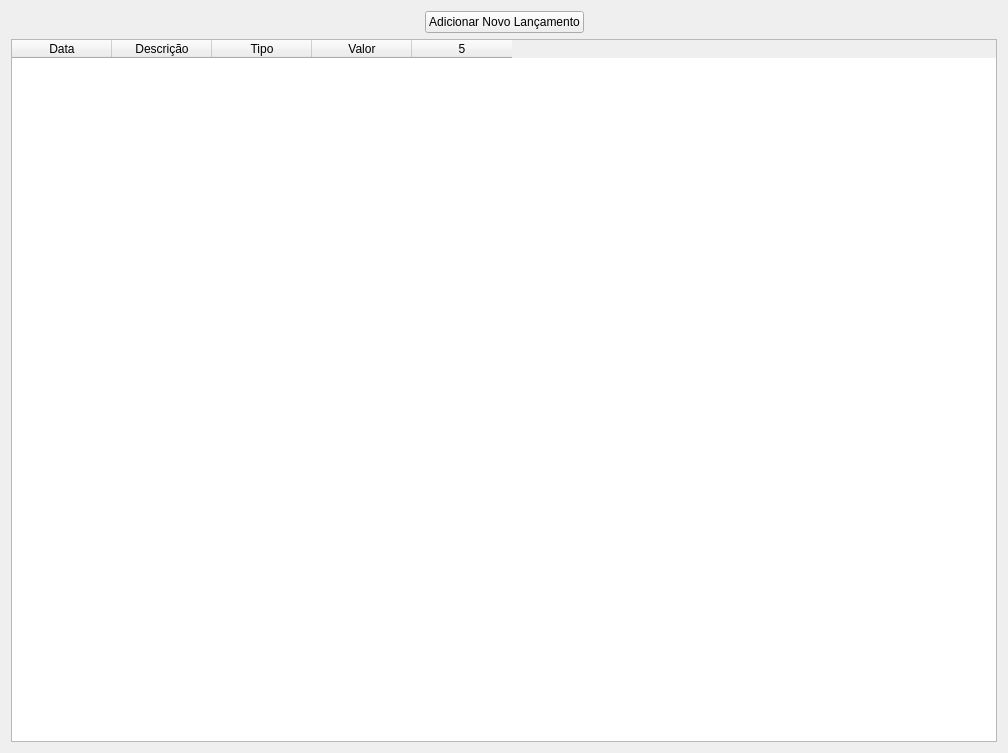
<?xml version="1.0" encoding="UTF-8"?>
<ui version="4.0">
 <class>pageLancamentos</class>
 <widget class="QWidget" name="pageLancamentos">
  <property name="geometry">
   <rect>
    <x>0</x>
    <y>0</y>
    <width>1008</width>
    <height>753</height>
   </rect>
  </property>
  <property name="windowTitle">
   <string>pageLancamentos</string>
  </property>
  <layout class="QHBoxLayout" name="horizontalLayout_2">
   <item>
    <layout class="QGridLayout" name="gridLayout">
     <item row="1" column="0">
      <widget class="QTableWidget" name="tabelaTodosLancamentos">
       <property name="columnCount">
        <number>5</number>
       </property>
       <column>
        <property name="text">
         <string>Data</string>
        </property>
       </column>
       <column>
        <property name="text">
         <string>Descrição</string>
        </property>
       </column>
       <column>
        <property name="text">
         <string>Tipo</string>
        </property>
       </column>
       <column>
        <property name="text">
         <string>Valor</string>
        </property>
       </column>
       <column/>
      </widget>
     </item>
     <item row="0" column="0">
      <layout class="QHBoxLayout" name="horizontalLayout">
       <item>
        <spacer name="horizontalSpacer">
         <property name="orientation">
          <enum>Qt::Orientation::Horizontal</enum>
         </property>
         <property name="sizeHint" stdset="0">
          <size>
           <width>40</width>
           <height>20</height>
          </size>
         </property>
        </spacer>
       </item>
       <item>
        <widget class="QPushButton" name="buttonAdicionarLancamento">
         <property name="text">
          <string>Adicionar Novo Lançamento</string>
         </property>
        </widget>
       </item>
       <item>
        <spacer name="horizontalSpacer_2">
         <property name="orientation">
          <enum>Qt::Orientation::Horizontal</enum>
         </property>
         <property name="sizeHint" stdset="0">
          <size>
           <width>40</width>
           <height>20</height>
          </size>
         </property>
        </spacer>
       </item>
      </layout>
     </item>
    </layout>
   </item>
  </layout>
 </widget>
 <resources/>
 <connections/>
</ui>
